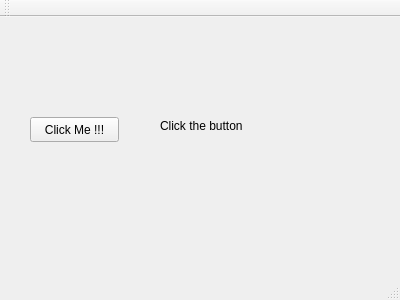
<?xml version="1.0" encoding="UTF-8"?>
<ui version="4.0">
 <class>MainWindow</class>
 <widget class="QMainWindow" name="MainWindow">
  <property name="geometry">
   <rect>
    <x>0</x>
    <y>0</y>
    <width>400</width>
    <height>300</height>
   </rect>
  </property>
  <property name="windowTitle">
   <string>MainWindow</string>
  </property>
  <widget class="QWidget" name="centralWidget">
   <widget class="QPushButton" name="pushButton_close">
    <property name="geometry">
     <rect>
      <x>30</x>
      <y>100</y>
      <width>89</width>
      <height>25</height>
     </rect>
    </property>
    <property name="text">
     <string>Click Me !!!</string>
    </property>
   </widget>
   <widget class="QLabel" name="label">
    <property name="geometry">
     <rect>
      <x>160</x>
      <y>100</y>
      <width>191</width>
      <height>17</height>
     </rect>
    </property>
    <property name="text">
     <string>Click the button</string>
    </property>
   </widget>
  </widget>
  <widget class="QMenuBar" name="menuBar">
   <property name="geometry">
    <rect>
     <x>0</x>
     <y>0</y>
     <width>400</width>
     <height>22</height>
    </rect>
   </property>
  </widget>
  <widget class="QToolBar" name="mainToolBar">
   <attribute name="toolBarArea">
    <enum>TopToolBarArea</enum>
   </attribute>
   <attribute name="toolBarBreak">
    <bool>false</bool>
   </attribute>
  </widget>
  <widget class="QStatusBar" name="statusBar"/>
 </widget>
 <layoutdefault spacing="6" margin="11"/>
 <resources/>
 <connections/>
</ui>
